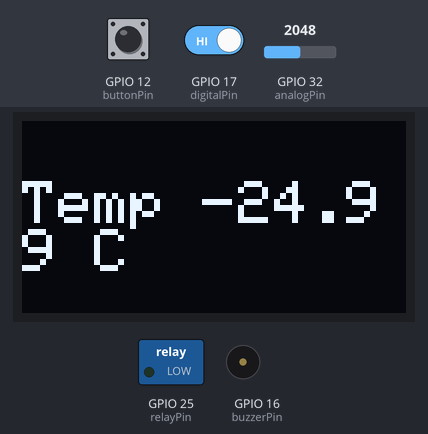
A sketch run on a simulated ESP32. Shown: 128×64 one-colour display, switched loads named in the sketch (green lamp = pin HIGH), buzzer (waves = sounding, pin HIGH). Inputs (shaded band) come from the test bench; at power-on: GPIO 32 (analogPin) = 2048, GPIO 12 (buttonPin) HIGH, GPIO 17 (digitalPin) HIGH.

Above: at 1.8 s.
1.9 s: GPIO 32 (analogPin) set to 2866
At 2.7 s:
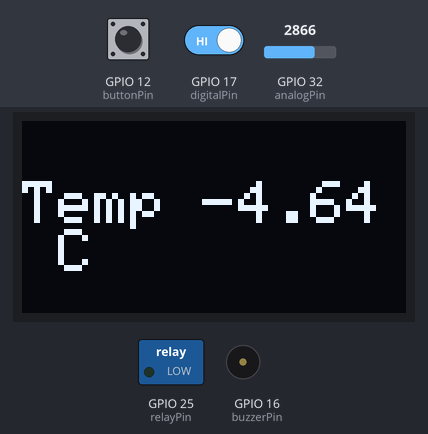
3.6 s: GPIO 12 (buttonPin) pulled LOW for 1.25 s
At 5.1 s:
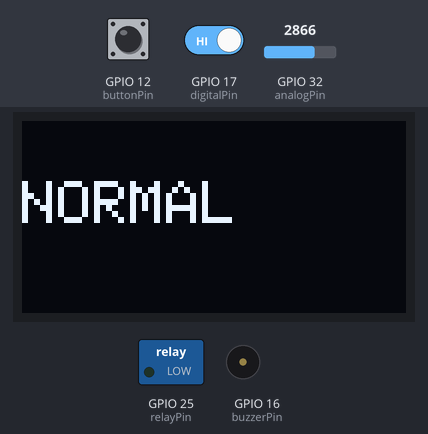
6.3 s: GPIO 17 (digitalPin) driven LOW
At 7.3 s:
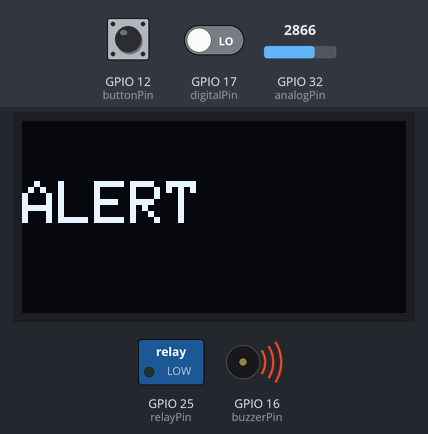
7.9 s: GPIO 12 (buttonPin) pulled LOW for 3.2 s
At 12.3 s:
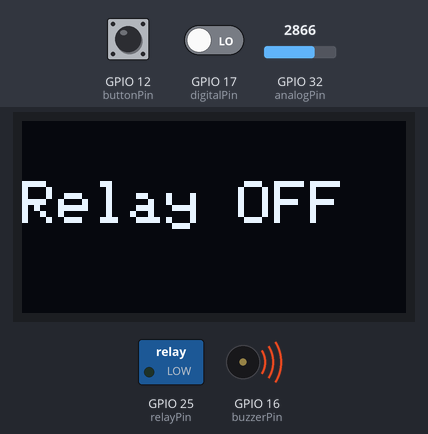
12.8 s: GPIO 12 (buttonPin) pulled LOW for 1.25 s
At 14.7 s:
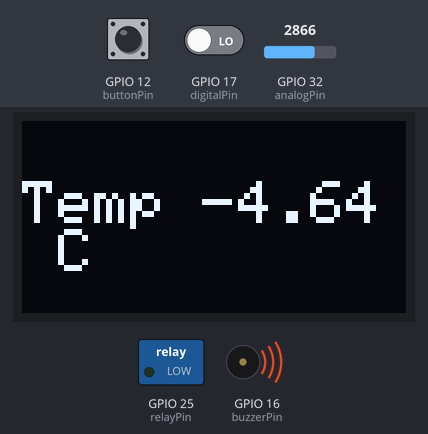
15.5 s: GPIO 12 (buttonPin) pulled LOW for 1.25 s
At 17.1 s:
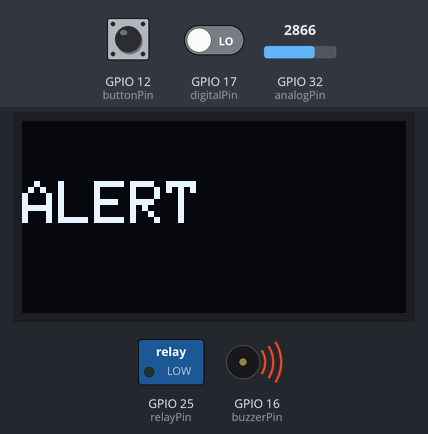
Timing chart, 0 to 18.6 s (numbered marks = the images above; inputs shaded):
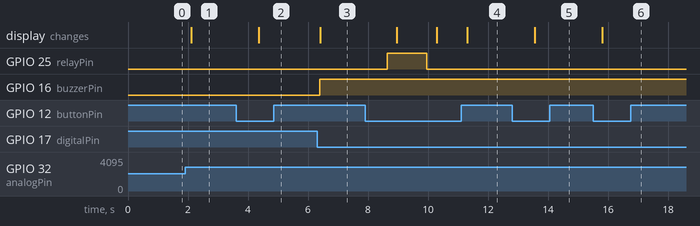

Measured:
- after the input at 1.9 s, the display: changes after 0.21 s (image 1)
- after the input at 3.6 s, the display: changes after 0.76 s (image 2)
- after the input at 6.3 s, GPIO 16 (buzzerPin): LOW → HIGH after 0.08 s; the display: changes after 0.11 s (image 3)
- after the input at 7.9 s, GPIO 25 (relayPin): LOW → HIGH after 0.74 s, → LOW 1.3 s later; the display: changes after 1.1 s (image 4)
- after the input at 12.8 s, the display: changes after 0.76 s (image 5)
- after the input at 15.5 s, the display: changes after 0.32 s (image 6)

The sketch:

Thermistor_Temperature_Module.ino
```cpp
#include <Wire.h>
#include <Adafruit_GFX.h>
#include <Adafruit_SSD1306.h>
#include <math.h>

Adafruit_SSD1306 display(128, 64, &Wire, -1);

int analogPin = 32;
int digitalPin = 17;
int buzzerPin = 16;
int relayPin  = 25;
int buttonPin = 12;

int screen = 0;
int lastButton = HIGH;

bool relayState = false;

float calibrationOffset = -50;

float readTemperature()
{
    int raw = analogRead(analogPin);

    float voltage = raw * (3.3 / 4095.0);

    float resistance = (3.3 - voltage) * 10000.0 / voltage;

    float tempK = 1.0 / (log(resistance / 10000.0) / 3950.0 + 1.0 / 298.15);

    float tempC = tempK - 273.15;

    tempC = tempC + calibrationOffset;

    return tempC;
}

void setup()
{
    Wire.begin(26, 27);

    pinMode(digitalPin, INPUT);
    pinMode(buzzerPin, OUTPUT);
    pinMode(relayPin, OUTPUT);
    pinMode(buttonPin, INPUT_PULLUP);

    display.begin(SSD1306_SWITCHCAPVCC, 0x3C);
    display.setTextColor(WHITE);
}

void loop()
{
    int buttonState = digitalRead(buttonPin);

    if (buttonState == LOW && lastButton == HIGH)
    {
        screen++;

        if (screen > 2)
        {
            screen = 0;
        }

        delay(200);
    }

    lastButton = buttonState;

    float temperature = readTemperature();

    int digitalValue = digitalRead(digitalPin);

    if (digitalValue == LOW)
    {
        digitalWrite(buzzerPin, HIGH);
    }
    else
    {
        digitalWrite(buzzerPin, LOW);
    }

    display.clearDisplay();

    if (screen == 0)
    {
        display.setTextSize(2);
        display.setCursor(0, 20);
        display.print("Temp ");
        display.print(temperature);
        display.print(" C");
    }

    if (screen == 1)
    {
        display.setTextSize(2);
        display.setCursor(0, 20);

        if (digitalValue == LOW)
        {
            display.print("ALERT");
        }
        else
        {
            display.print("NORMAL");
        }
    }

    if (screen == 2)
    {
        display.setTextSize(2);
        display.setCursor(0, 20);

        if (relayState)
        {
            display.print("Relay ON");
        }
        else
        {
            display.print("Relay OFF");
        }

        if (buttonState == LOW)
        {
            relayState = !relayState;
            digitalWrite(relayPin, relayState);
            delay(300);
        }
    }

    display.display();

    delay(1000);
}
```
